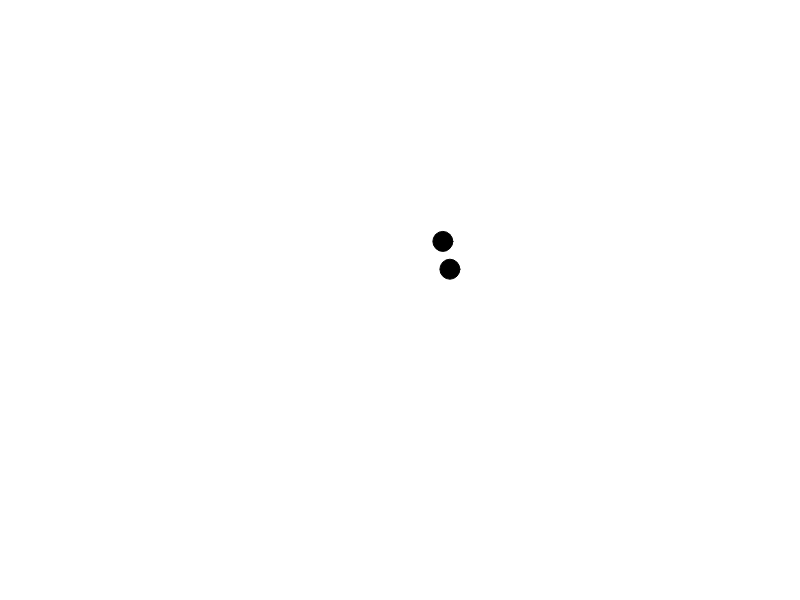
Frame 1 (no input)
Frame 60 (no input): identical to frame 1, image omitted
Frame 120 (the mouse pressed at the canvas centre since frame 60): identical to frame 1, image omitted

The p5.js sketch that drew this single still picture (run headless with seeded random() and noise() and a simulated clock; from frame 60 on, the mouse is pressed at the canvas centre):

// p5.js sketch
// ── sketch.js
/*
	* @name Acceleration Ball Bounce
	* @description Move an ellipse around based on accelerationX and accelerationY values, and bounces when touch the edge of the canvas.
*/

var ball1, ball2;

var vMultiplier = 0.007;
var bMultiplier = 0.6;

function setup() {
    createCanvas(displayWidth, displayHeight);
	ball1 = new Ball();
	ball2 = new Ball();
    fill(0);
}

function draw() {
    background(255);
	ball1.move();
	ball2.move();
	ball1.display();
	ball2.display();
	//    ballMove();
	//   ellipse(x, y, 20, 20);
}


function Ball(){
	// Position Variables
	this.x = displayWidth /2+random(-100,100);
	this.y = displayHeight /2+random(-100,100);
	// Speed - Velocity
	this.vx = 0;
	this.vy = 0; 
	// Acceleration
	this.ax = 0;
	this.ay = 0;
	
	console.log(this);
	
	
this.move = function() {
	
	//ax = accelerationX;
	//ay = accelerationY;
	this.ax = rotationX;
	this.ay = rotationY;
	
	this.vx = this.vx + this.ay;
	this.vy = this.vy + this.ax;
	this.y = this.y + this.vy * vMultiplier; 
	this.x = this.x + this.vx * vMultiplier;
	
	// Bounce when touch the edge of the canvas
	if (this.x < 0) { 
		this.x = 0; 
		this.vx = -this.vx * bMultiplier; 
	}
 	if (this.y < 0) { 
 		this.y = 0; 
 		this.vy = -this.vy * bMultiplier; 
	}
 	if (this.x > width - 20) { 
 		this.x = width - 20; 
 		this.vx = -this.vx * bMultiplier; 
	}
 	if (this.y > height - 20) { 
 		this.y = height - 20; 
 		this.vy = -this.vy * bMultiplier; 
	}
	
}

this.display = function(){
	ellipse(this.x, this.y, 20, 20);
}




}
